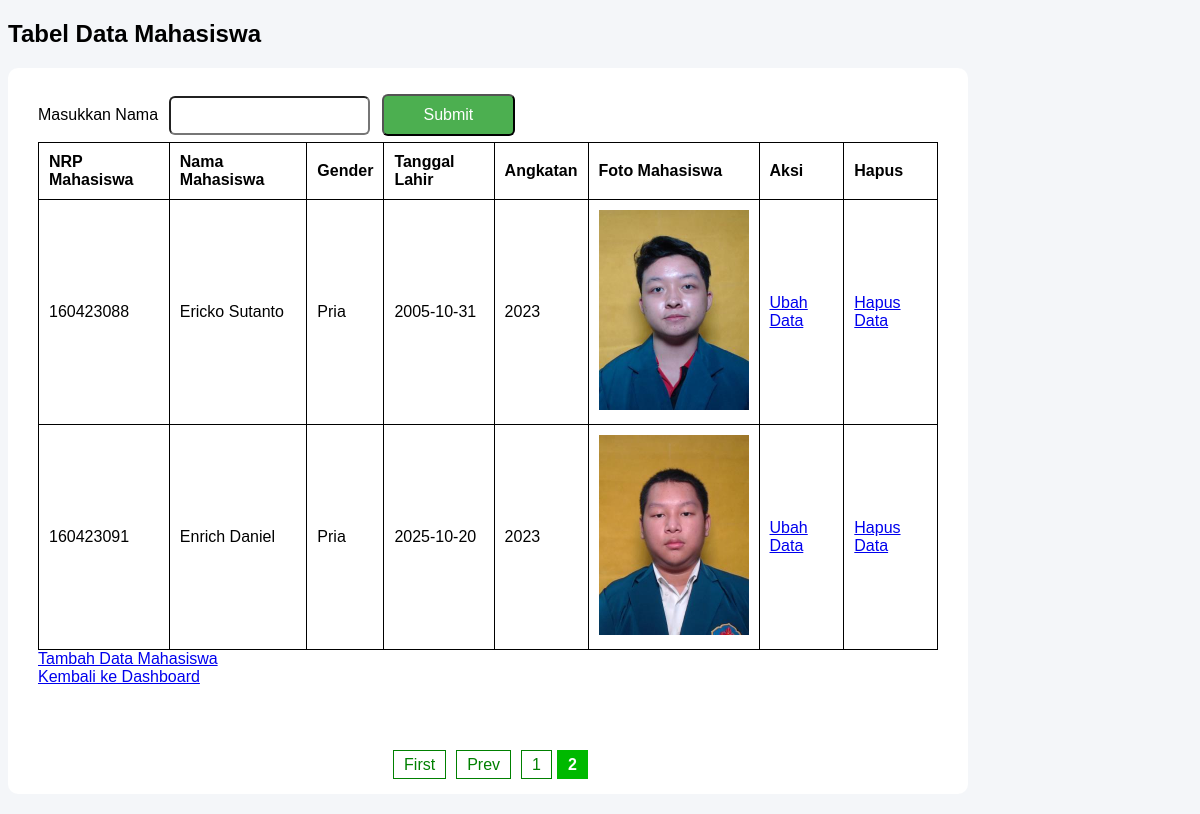
/tabel_data_mahasiswa.php?start=2, run on the app's committed database.
### tables this page shows
CREATE TABLE `mahasiswa` (
  `nrp` char(9) NOT NULL,
  `nama` varchar(45) DEFAULT NULL,
  `gender` enum('Pria','Wanita') DEFAULT NULL,
  `tanggal_lahir` date DEFAULT NULL,
  `angkatan` year(4) DEFAULT NULL,
  `foto_extention` varchar(4) DEFAULT NULL,
  PRIMARY KEY (`nrp`)
);

### tabel_data_mahasiswa.php (the view, shortened to what this page needs)
<!DOCTYPE html>
<html lang="en">
<head>
</head>
<body>
    <h2>Tabel Data Mahasiswa</h2>
    <?php
    echo "<form method = 'GET' action = 'tabel_data_mahasiswa.php'>";
    echo "<label> Masukkan Nama </label>";
    echo "<input type = 'text' name = 'txtSearch'>";
    echo "<input type = 'submit' name = 'btnSearch' class='btnSearch'>";
    $mysqli = new mysqli("localhost", "root", "", "fullstack");
    $limit = 2;
    $page = isset($_GET['start']) ? (int)$_GET['start'] : 1;
    $offset = ($page - 1) * $limit;
    $searched = "";
    $sql = "SELECT * FROM mahasiswa";
    if (!is_null($offset)) $sql .= " LIMIT ?,?";
    $stmt = $mysqli->prepare($sql);
    if (!empty($searched) && !is_null($offset)) {
        $stmt->bind_param('sii', $searched, $offset, $limit);
    } else if (!empty($searched)) {
        $stmt->bind_param('s', $searched);
    } else if (empty($searched) && !is_null($offset)) {
        $stmt->bind_param('ii', $offset, $limit);
    }
    $stmt->execute();
    $res = $stmt->get_result();
    if ($res->num_rows > 0) {
        echo "<table>
                <tr>
                    <th>NRP Mahasiswa</th>
                    <th>Nama Mahasiswa</th>
                    <th>Gender</th>
                    <th>Tanggal Lahir</th>
                    <th>Angkatan</th>
                    <th>Foto Mahasiswa</th>
                    <th>Aksi</th>
                    <th>Hapus</th>
                </tr>";
        while ($row = $res->fetch_assoc()) {
            echo "<tr>";
            echo "<td>" . $row['nrp'] . "</td>";
            echo "<td>" . $row['nama'] . "</td>";
            echo "<td>" . $row['gender'] . "</td>";
            echo "<td>" . $row['tanggal_lahir'] . "</td>";
            echo "<td>" . $row['angkatan'] . "</td>";
            echo "<td><img src = 'foto_mahasiswa/" . $row['nrp'] . "." . $row['foto_extention'] . "'</td>";
            echo "<td><a href='edit_data_mahasiswa.php?nrp=" . $row['nrp'] . "'>Ubah Data</a></td>";
            echo "<td><a href='hapus_data_mahasiswa.php?nrp=" . $row['nrp'] . "'>Hapus Data</a></td>";
            echo "</tr>";
        }
        echo "</table>";
        echo "<a href = 'tambah_data_mahasiswa.php'>Tambah Data Mahasiswa</a><br>";
        echo "<a href = 'dashboard_admin.php'>Kembali ke Dashboard</a>";
    } else {
        echo "<p>Tidak ada data ditemukan.</p>";
    }
    $sql = "SELECT * FROM mahasiswa";
    $stmtPage = $mysqli->prepare($sql);
    $stmtPage->execute();
    $resPage = $stmtPage->get_result();
    $total = $resPage->num_rows;
    $total_pages = ceil($total / $limit);
    echo "<div id='page'>";
    if ($page > 1) {
        echo "<a href='?start=1'>First</a>";
        echo "<a href='?start=" . ($page - 1) . "'>Prev</a>";
    }
    for ($i = 1; $i <= $total_pages; $i++) {
        if ($i == $page) {
            echo "<span class='active'>$i</span>";
        } else {
            echo "<a href='?start=$i'>$i</a>";
        }
    }
    echo "</div>";
    ?>
</body>
</html>

### tabel_data_mahasiswa.php (style rules this page uses)
body { background: #f4f6f9; font-family: Arial; }
form { background: #fff; padding: 20px 30px; border-radius: 10px; text-align: left; width: 900px; }
table, th, tr, td { border: 1px solid black; }
table { border-collapse: collapse; }
th, td { padding: 10px; }
form { margin-bottom: 20px; }
img { width: 150px; height: 200px; }
input { border-radius: 6px; padding: 10px; margin: 6px; }
.btnSearch { background: #4CAF50; color: white; padding: 10px 40px; border-radius: 6px; margin: 6px; font-size: 16px; }
#page { margin-top: 70px; text-align: center; }
#page a { margin: 0 5px; padding: 5px 10px; border: 1px solid green; text-decoration: none; color: green; }
#page span.active { background-color: #00b900ff; color: white; font-weight: bold; cursor: default; padding: 6px 11px; }

### data on the page
mahasiswa: nrp "160423088", nama "Ericko Sutanto", gender "Pria", tanggal_lahir "2005-10-31", angkatan "2023", nrp (picture)
mahasiswa: nrp "160423091", nama "Enrich Daniel", gender "Pria", tanggal_lahir "2025-10-20", angkatan "2023", nrp (picture)
